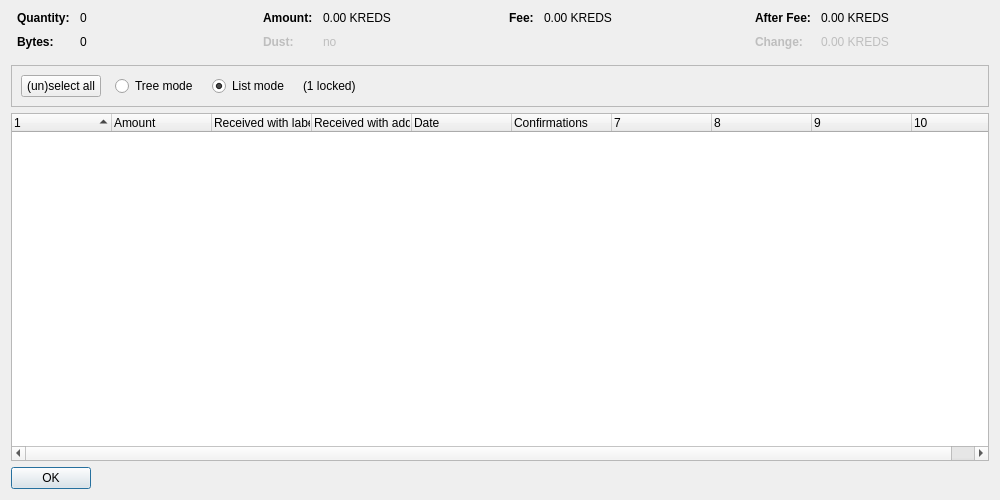
<?xml version="1.0" encoding="UTF-8"?>
<ui version="4.0">
 <class>CoinControlDialog</class>
 <widget class="QDialog" name="CoinControlDialog">
  <property name="geometry">
   <rect>
    <x>0</x>
    <y>0</y>
    <width>1000</width>
    <height>500</height>
   </rect>
  </property>
  <property name="windowTitle">
   <string>Coin Selection</string>
  </property>
  <layout class="QVBoxLayout" name="verticalLayout">
   <item>
    <layout class="QHBoxLayout" name="horizontalLayoutTop" stretch="0,0,0,0">
     <property name="topMargin">
      <number>0</number>
     </property>
     <property name="bottomMargin">
      <number>10</number>
     </property>
     <item>
      <layout class="QFormLayout" name="formLayoutCoinControl1">
       <property name="horizontalSpacing">
        <number>10</number>
       </property>
       <property name="verticalSpacing">
        <number>10</number>
       </property>
       <property name="leftMargin">
        <number>6</number>
       </property>
       <property name="rightMargin">
        <number>6</number>
       </property>
       <item row="0" column="0">
        <widget class="QLabel" name="labelCoinControlQuantityText">
         <property name="font">
          <font>
           <weight>75</weight>
           <bold>true</bold>
          </font>
         </property>
         <property name="text">
          <string>Quantity:</string>
         </property>
        </widget>
       </item>
       <item row="0" column="1">
        <widget class="QLabel" name="labelCoinControlQuantity">
         <property name="cursor">
          <cursorShape>IBeamCursor</cursorShape>
         </property>
         <property name="contextMenuPolicy">
          <enum>Qt::ActionsContextMenu</enum>
         </property>
         <property name="text">
          <string notr="true">0</string>
         </property>
         <property name="textInteractionFlags">
          <set>Qt::LinksAccessibleByMouse|Qt::TextSelectableByKeyboard|Qt::TextSelectableByMouse</set>
         </property>
        </widget>
       </item>
       <item row="1" column="0">
        <widget class="QLabel" name="labelCoinControlBytesText">
         <property name="font">
          <font>
           <weight>75</weight>
           <bold>true</bold>
          </font>
         </property>
         <property name="text">
          <string>Bytes:</string>
         </property>
        </widget>
       </item>
       <item row="1" column="1">
        <widget class="QLabel" name="labelCoinControlBytes">
         <property name="cursor">
          <cursorShape>IBeamCursor</cursorShape>
         </property>
         <property name="contextMenuPolicy">
          <enum>Qt::ActionsContextMenu</enum>
         </property>
         <property name="text">
          <string notr="true">0</string>
         </property>
         <property name="textInteractionFlags">
          <set>Qt::LinksAccessibleByMouse|Qt::TextSelectableByKeyboard|Qt::TextSelectableByMouse</set>
         </property>
        </widget>
       </item>
      </layout>
     </item>
     <item>
      <layout class="QFormLayout" name="formLayoutCoinControl2">
       <property name="horizontalSpacing">
        <number>10</number>
       </property>
       <property name="verticalSpacing">
        <number>10</number>
       </property>
       <property name="leftMargin">
        <number>6</number>
       </property>
       <property name="rightMargin">
        <number>6</number>
       </property>
       <item row="0" column="0">
        <widget class="QLabel" name="labelCoinControlAmountText">
         <property name="font">
          <font>
           <weight>75</weight>
           <bold>true</bold>
          </font>
         </property>
         <property name="text">
          <string>Amount:</string>
         </property>
        </widget>
       </item>
       <item row="0" column="1">
        <widget class="QLabel" name="labelCoinControlAmount">
         <property name="cursor">
          <cursorShape>IBeamCursor</cursorShape>
         </property>
         <property name="contextMenuPolicy">
          <enum>Qt::ActionsContextMenu</enum>
         </property>
         <property name="text">
          <string notr="true">0.00 KREDS</string>
         </property>
         <property name="textInteractionFlags">
          <set>Qt::LinksAccessibleByMouse|Qt::TextSelectableByKeyboard|Qt::TextSelectableByMouse</set>
         </property>
        </widget>
       </item>
       <item row="1" column="0">
        <widget class="QLabel" name="labelCoinControlLowOutputText">
         <property name="enabled">
          <bool>false</bool>
         </property>
         <property name="font">
          <font>
           <weight>75</weight>
           <bold>true</bold>
          </font>
         </property>
         <property name="text">
          <string>Dust:</string>
         </property>
        </widget>
       </item>
       <item row="1" column="1">
        <widget class="QLabel" name="labelCoinControlLowOutput">
         <property name="enabled">
          <bool>false</bool>
         </property>
         <property name="cursor">
          <cursorShape>IBeamCursor</cursorShape>
         </property>
         <property name="contextMenuPolicy">
          <enum>Qt::ActionsContextMenu</enum>
         </property>
         <property name="text">
          <string notr="true">no</string>
         </property>
         <property name="textInteractionFlags">
          <set>Qt::LinksAccessibleByMouse|Qt::TextSelectableByKeyboard|Qt::TextSelectableByMouse</set>
         </property>
        </widget>
       </item>
      </layout>
     </item>
     <item>
      <layout class="QFormLayout" name="formLayoutCoinControl3">
       <property name="horizontalSpacing">
        <number>10</number>
       </property>
       <property name="verticalSpacing">
        <number>10</number>
       </property>
       <property name="leftMargin">
        <number>6</number>
       </property>
       <property name="rightMargin">
        <number>6</number>
       </property>
       <item row="0" column="0">
        <widget class="QLabel" name="labelCoinControlFeeText">
         <property name="font">
          <font>
           <weight>75</weight>
           <bold>true</bold>
          </font>
         </property>
         <property name="text">
          <string>Fee:</string>
         </property>
        </widget>
       </item>
       <item row="0" column="1">
        <widget class="QLabel" name="labelCoinControlFee">
         <property name="cursor">
          <cursorShape>IBeamCursor</cursorShape>
         </property>
         <property name="contextMenuPolicy">
          <enum>Qt::ActionsContextMenu</enum>
         </property>
         <property name="text">
          <string notr="true">0.00 KREDS</string>
         </property>
         <property name="textInteractionFlags">
          <set>Qt::LinksAccessibleByMouse|Qt::TextSelectableByKeyboard|Qt::TextSelectableByMouse</set>
         </property>
        </widget>
       </item>
      </layout>
     </item>
     <item>
      <layout class="QFormLayout" name="formLayoutCoinControl4">
       <property name="horizontalSpacing">
        <number>10</number>
       </property>
       <property name="verticalSpacing">
        <number>10</number>
       </property>
       <property name="leftMargin">
        <number>6</number>
       </property>
       <property name="rightMargin">
        <number>6</number>
       </property>
       <item row="0" column="0">
        <widget class="QLabel" name="labelCoinControlAfterFeeText">
         <property name="font">
          <font>
           <weight>75</weight>
           <bold>true</bold>
          </font>
         </property>
         <property name="text">
          <string>After Fee:</string>
         </property>
        </widget>
       </item>
       <item row="0" column="1">
        <widget class="QLabel" name="labelCoinControlAfterFee">
         <property name="cursor">
          <cursorShape>IBeamCursor</cursorShape>
         </property>
         <property name="contextMenuPolicy">
          <enum>Qt::ActionsContextMenu</enum>
         </property>
         <property name="text">
          <string notr="true">0.00 KREDS</string>
         </property>
         <property name="textInteractionFlags">
          <set>Qt::LinksAccessibleByMouse|Qt::TextSelectableByKeyboard|Qt::TextSelectableByMouse</set>
         </property>
        </widget>
       </item>
       <item row="1" column="0">
        <widget class="QLabel" name="labelCoinControlChangeText">
         <property name="enabled">
          <bool>false</bool>
         </property>
         <property name="font">
          <font>
           <weight>75</weight>
           <bold>true</bold>
          </font>
         </property>
         <property name="text">
          <string>Change:</string>
         </property>
        </widget>
       </item>
       <item row="1" column="1">
        <widget class="QLabel" name="labelCoinControlChange">
         <property name="enabled">
          <bool>false</bool>
         </property>
         <property name="cursor">
          <cursorShape>IBeamCursor</cursorShape>
         </property>
         <property name="contextMenuPolicy">
          <enum>Qt::ActionsContextMenu</enum>
         </property>
         <property name="text">
          <string notr="true">0.00 KREDS</string>
         </property>
         <property name="textInteractionFlags">
          <set>Qt::LinksAccessibleByMouse|Qt::TextSelectableByKeyboard|Qt::TextSelectableByMouse</set>
         </property>
        </widget>
       </item>
      </layout>
     </item>
    </layout>
   </item>
   <item>
    <widget class="QFrame" name="frame">
     <property name="minimumSize">
      <size>
       <width>0</width>
       <height>40</height>
      </size>
     </property>
     <property name="frameShape">
      <enum>QFrame::StyledPanel</enum>
     </property>
     <property name="frameShadow">
      <enum>QFrame::Sunken</enum>
     </property>
     <layout class="QHBoxLayout" name="horizontalLayout">
      <item>
       <layout class="QHBoxLayout" name="horizontalLayoutPanel" stretch="0,0,0,0,0">
        <property name="spacing">
         <number>14</number>
        </property>
        <item>
         <widget class="QPushButton" name="pushButtonSelectAll">
          <property name="sizePolicy">
           <sizepolicy hsizetype="Maximum" vsizetype="Fixed">
            <horstretch>0</horstretch>
            <verstretch>0</verstretch>
           </sizepolicy>
          </property>
          <property name="text">
           <string>(un)select all</string>
          </property>
          <property name="autoDefault">
           <bool>false</bool>
          </property>
         </widget>
        </item>
        <item>
         <widget class="QRadioButton" name="radioTreeMode">
          <property name="sizePolicy">
           <sizepolicy hsizetype="Maximum" vsizetype="Fixed">
            <horstretch>0</horstretch>
            <verstretch>0</verstretch>
           </sizepolicy>
          </property>
          <property name="text">
           <string>Tree mode</string>
          </property>
         </widget>
        </item>
        <item>
         <widget class="QRadioButton" name="radioListMode">
          <property name="sizePolicy">
           <sizepolicy hsizetype="Maximum" vsizetype="Fixed">
            <horstretch>0</horstretch>
            <verstretch>0</verstretch>
           </sizepolicy>
          </property>
          <property name="text">
           <string>List mode</string>
          </property>
          <property name="checked">
           <bool>true</bool>
          </property>
         </widget>
        </item>
        <item>
         <widget class="QLabel" name="labelLocked">
          <property name="text">
           <string notr="true">(1 locked)</string>
          </property>
         </widget>
        </item>
        <item>
         <spacer name="horizontalSpacer">
          <property name="orientation">
           <enum>Qt::Horizontal</enum>
          </property>
          <property name="sizeHint" stdset="0">
           <size>
            <width>40</width>
            <height>20</height>
           </size>
          </property>
         </spacer>
        </item>
       </layout>
      </item>
     </layout>
    </widget>
   </item>
   <item>
    <widget class="CoinControlTreeWidget" name="treeWidget">
     <property name="contextMenuPolicy">
      <enum>Qt::CustomContextMenu</enum>
     </property>
     <property name="sortingEnabled">
      <bool>false</bool>
     </property>
     <property name="columnCount">
      <number>10</number>
     </property>
     <attribute name="headerShowSortIndicator" stdset="0">
      <bool>true</bool>
     </attribute>
     <attribute name="headerStretchLastSection">
      <bool>false</bool>
     </attribute>
     <column>
      <property name="text">
       <string/>
      </property>
     </column>
     <column>
      <property name="text">
       <string>Amount</string>
      </property>
     </column>
     <column>
      <property name="text">
       <string>Received with label</string>
      </property>
     </column>
     <column>
      <property name="text">
       <string>Received with address</string>
      </property>
     </column>
     <column>
      <property name="text">
       <string>Date</string>
      </property>
     </column>
     <column>
      <property name="text">
       <string>Confirmations</string>
      </property>
      <property name="toolTip">
       <string>Confirmed</string>
      </property>
     </column>
     <column>
      <property name="text">
       <string/>
      </property>
     </column>
     <column>
      <property name="text">
       <string/>
      </property>
     </column>
     <column>
      <property name="text">
       <string/>
      </property>
     </column>
     <column>
      <property name="text">
       <string/>
      </property>
     </column>
    </widget>
   </item>
   <item>
    <widget class="QDialogButtonBox" name="buttonBox">
     <property name="sizePolicy">
      <sizepolicy hsizetype="Maximum" vsizetype="Fixed">
       <horstretch>0</horstretch>
       <verstretch>0</verstretch>
      </sizepolicy>
     </property>
     <property name="orientation">
      <enum>Qt::Horizontal</enum>
     </property>
     <property name="standardButtons">
      <set>QDialogButtonBox::Ok</set>
     </property>
    </widget>
   </item>
  </layout>
 </widget>
 <customwidgets>
  <customwidget>
   <class>CoinControlTreeWidget</class>
   <extends>QTreeWidget</extends>
   <header>coincontroltreewidget.h</header>
  </customwidget>
 </customwidgets>
 <resources/>
 <connections/>
</ui>
